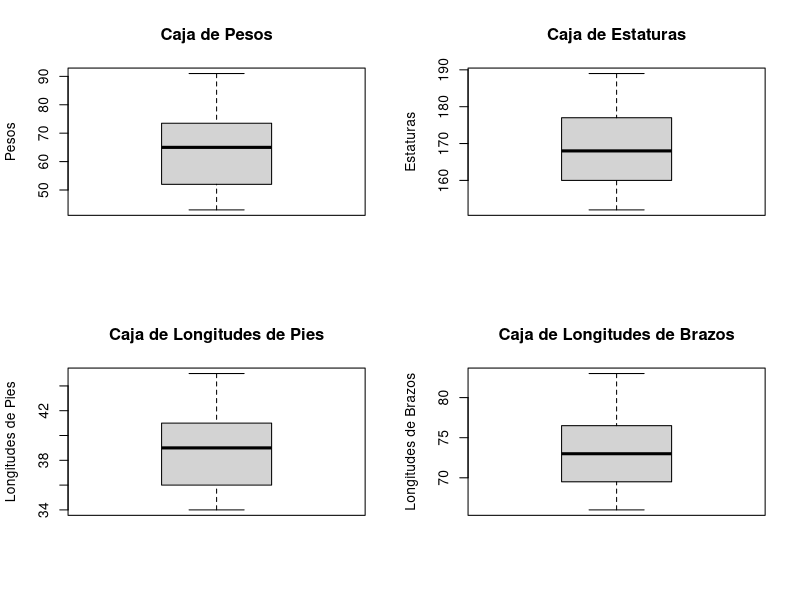
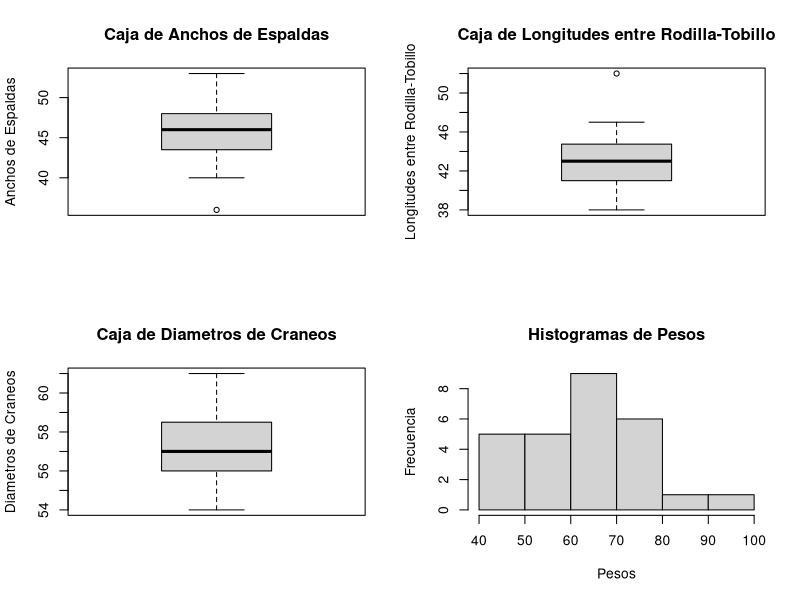
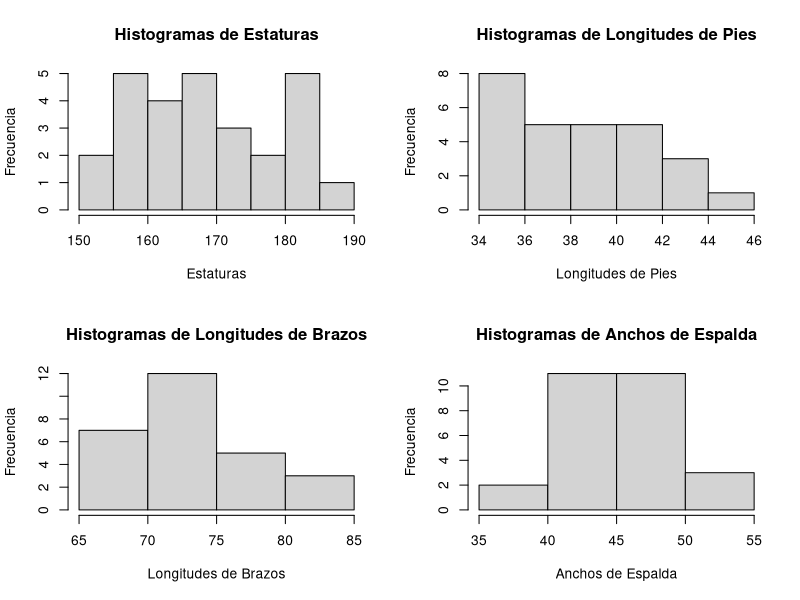
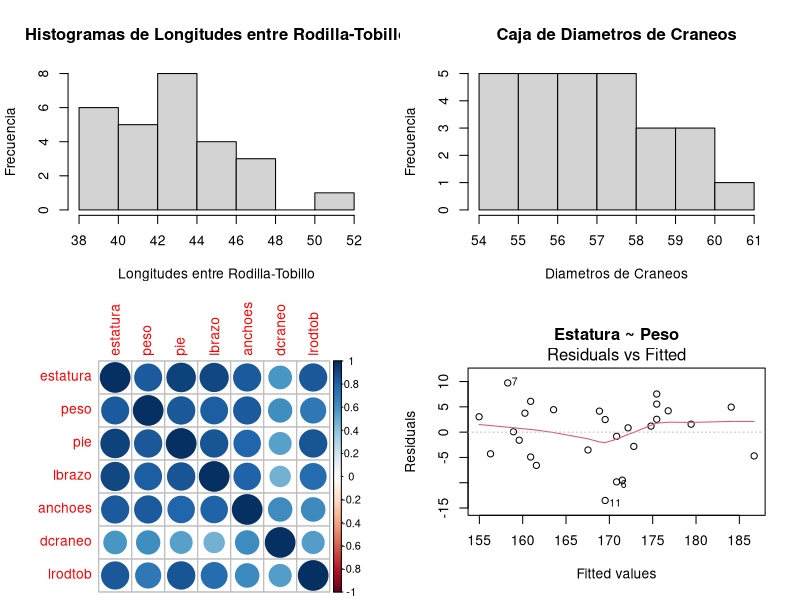
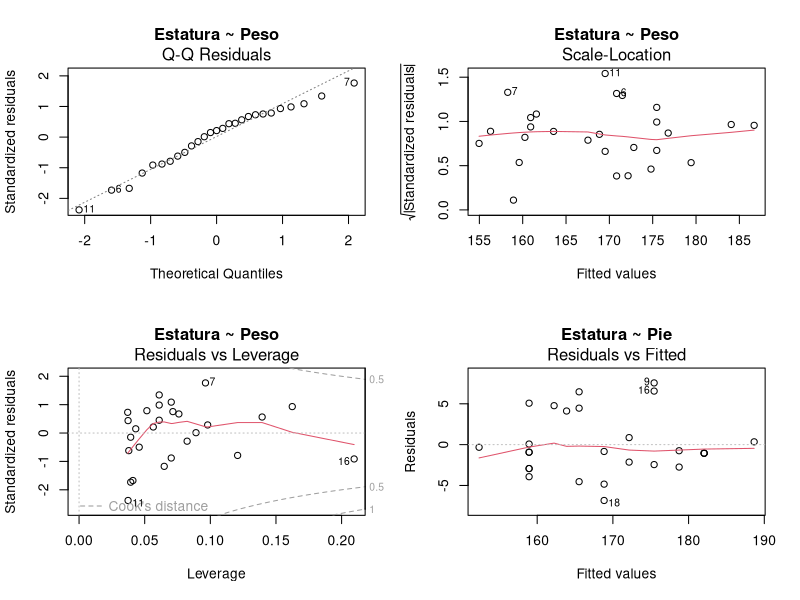
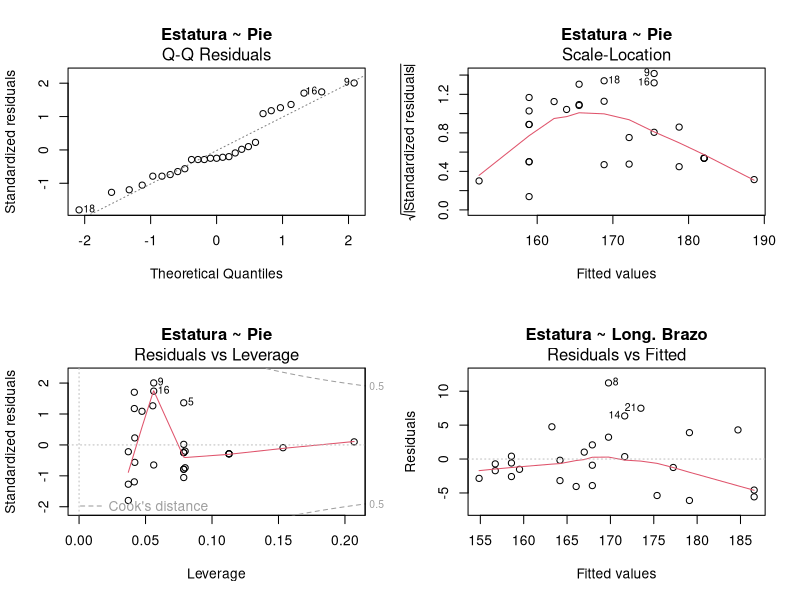
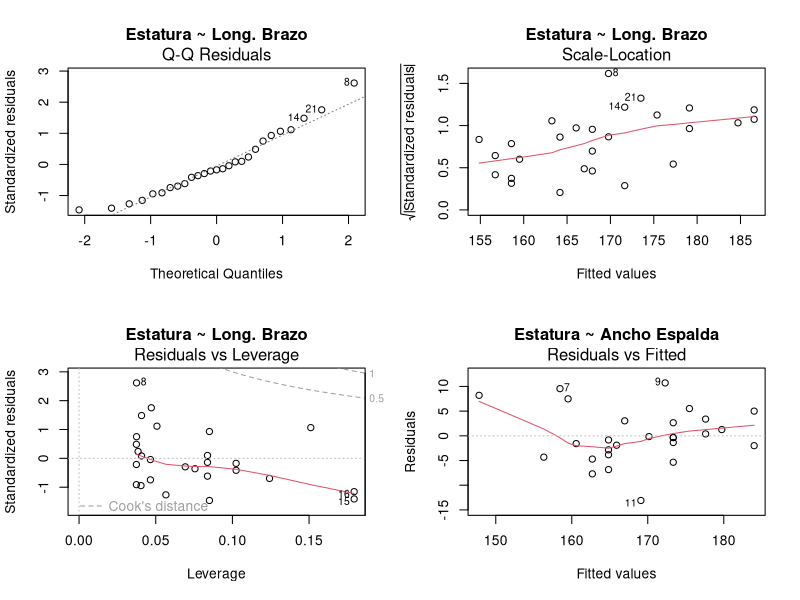
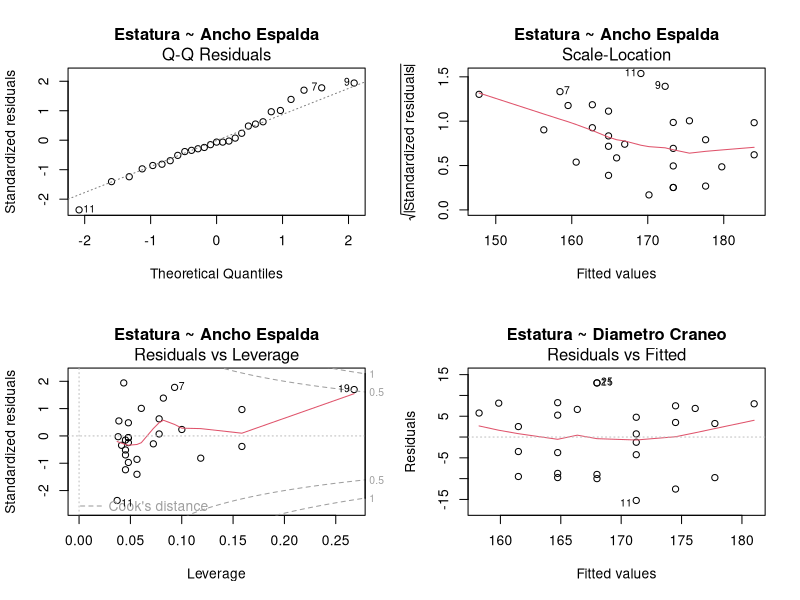

Source code (R) for these figures, in order:
# Proyecto Final
# Autor: David Segura #13-11341
#        Manuel Faria #15-10463
#        Juan Oropeza #15-11041

library(corrplot)
datos = read.table("Proyecto2A.txt",header=T)
par(mfrow = c(2,2))

# 1. Realice un analisis descriptivo y exploratorio de los datos. Incluya en este
# analisis la matriz de correlacion.

# Peso
peso = datos$peso
summary(peso)
sd(peso)
boxplot(peso,main="Caja de Pesos",ylab="Pesos")

# Estatura
estatura = datos$estatura
summary(estatura)
sd(estatura)
boxplot(estatura,main="Caja de Estaturas",ylab="Estaturas")

# Longitud de Pie
pie = datos$pie
summary(pie)
sd(pie)
boxplot(pie,main="Caja de Longitudes de Pies",ylab="Longitudes de Pies")

# Longitud de Brazo
lbrazo = datos$lbrazo
summary(lbrazo)
sd(lbrazo)
boxplot(lbrazo,main="Caja de Longitudes de Brazos",ylab="Longitudes de Brazos")

# Ancho de Espalda
anchoes = datos$anchoes
summary(anchoes)
sd(anchoes)
boxplot(anchoes,main="Caja de Anchos de Espaldas",ylab="Anchos de Espaldas")

# Longitud entre la rodilla y el tobillo
lrodtob = datos$lrodtob
summary(lrodtob)
sd(lrodtob)
boxplot(lrodtob,main="Caja de Longitudes entre Rodilla-Tobillo",ylab="Longitudes entre Rodilla-Tobillo")

# Diametro del Craneo
dcraneo = datos$dcraneo
summary(dcraneo)
sd(dcraneo)
boxplot(dcraneo,main="Caja de Diametros de Craneos",ylab="Diametros de Craneos")

# Paises de procedencia
pais_de_procedencia = datos$pais_de_procedencia
summary(pais_de_procedencia)

# Histogramas
hist(peso,main="Histogramas de Pesos",ylab="Frecuencia",xlab="Pesos")
hist(estatura,main="Histogramas de Estaturas",ylab="Frecuencia",xlab="Estaturas")
hist(pie,main="Histogramas de Longitudes de Pies",ylab="Frecuencia",xlab="Longitudes de Pies")
hist(lbrazo,main="Histogramas de Longitudes de Brazos",ylab="Frecuencia",xlab="Longitudes de Brazos")
hist(anchoes,main="Histogramas de Anchos de Espalda",ylab="Frecuencia",xlab="Anchos de Espalda")
hist(lrodtob,main="Histogramas de Longitudes entre Rodilla-Tobillo",ylab="Frecuencia",xlab="Longitudes entre Rodilla-Tobillo")
hist(dcraneo,main="Caja de Diametros de Craneos",ylab="Frecuencia",xlab="Diametros de Craneos")

# Matriz de Correlacion
variables_cuant = datos[1:7]
datos.cor = cor(variables_cuant)
corrplot(datos.cor)

# 2. Encuentre el modelo de regresion simple que mejor se ajuste a
# los datos; realice las pruebas estadisticas que considere conveniente
# para justificar su respuesta, incluyendo un analisis de residuales.

# Peso
modeloPeso = lm(estatura~peso)
summary(modeloPeso)
plot(modeloPeso, main = "Estatura ~ Peso")

# Pie
modeloPie = lm(estatura~pie)
summary(modeloPie)
plot(modeloPie, main = "Estatura ~ Pie")

# Longitud de Brazo
modeloLbrazo = lm(estatura~lbrazo)
summary(modeloLbrazo)
plot(modeloLbrazo, main = "Estatura ~ Long. Brazo")

# Ancho Espalda
modeloAnchoes = lm(estatura~anchoes)
summary(modeloAnchoes)
plot(modeloAnchoes, main = "Estatura ~ Ancho Espalda")

# Diametro de Craneo
modeloDcraneo = lm(estatura~dcraneo)
summary(modeloDcraneo)
plot(modeloDcraneo, main = "Estatura ~ Diametro Craneo")

# Longitud entre Rodilla y el Tobillo
modeloLrodtob = lm(estatura~lrodtob)
summary(modeloLrodtob)
plot(modeloLrodtob, main = "Estatura ~ Long. Rodilla-Tobillo")

# 3. Emplee comparacion de modelos para establecer el modelo multiple mas
# apropiado. Realice, como en el inciso 2, todas las pruebas estadisticas
# que considere conveniente para justificar su respuesta, incluyendo un 
# analisis de residuos. Considere un nivel del 5%.

# Regresion paso a paso hacia atras
# Tenemos el modelo multiple con todas las variables
multiple1 = lm(estatura~peso + pie + lbrazo + anchoes + dcraneo + lrodtob)
summary(multiple1)
plot(multiple1,main="Multiple 1")
# Menos significativa es b0

multiple2 = lm(estatura~peso + pie + lbrazo + anchoes + dcraneo + lrodtob - 1)
summary(multiple2)
plot(multiple2,main="Multiple 2")
# Menos significativa es el peso

multiple3 = lm(estatura~pie + lbrazo + anchoes + dcraneo + lrodtob - 1)
summary(multiple3)
plot(multiple3,main="Multiple 3")
# Menos significativa es anchoes

multiple4 = lm(estatura~pie + lbrazo + dcraneo + lrodtob - 1)
summary(multiple4)
plot(multiple4,main="Multiple 4")
# Menos significativa es lrodtob

multiple5 = lm(estatura~pie + lbrazo + dcraneo - 1)
summary(multiple5)
plot(multiple5,main="Multiple 5")
# Aqui ya todos son significativos con nivel de 0.05 


# 4. Estudios previos indican que los estudiantes de doctorado en España
# muestran un peso promedio de 64 kg, aunque estudios en otros doctorados 
# suponen que dicho peso es superior al mostrado por este análisis. Con un
# nivel de confianza que usted cnsidere necesario, realice un código en el
# software estadístico R que mueste el resultado de dicho análisis. Analice
# los resultados y concluya.


# Dado que la muestr es pequeña se debe verificar si se distribuye de manera normal
españa = subset(datos,pais_de_procedencia == "España")$peso
qqnorm(españa)
qqline(españa)
 
# Podemos afirmar que los datos se distribuyen de forma normal
n = length(españa)
t.test(españa, alternative = "greater", mu = 64, conf.level = 0.99)
